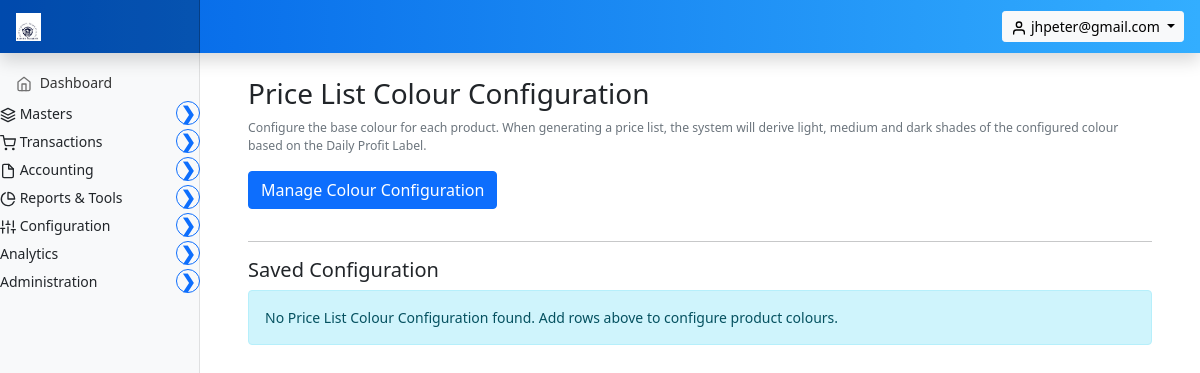
Before: /invoice/configuration/price-list-colour-config (signed in) with the older database file.
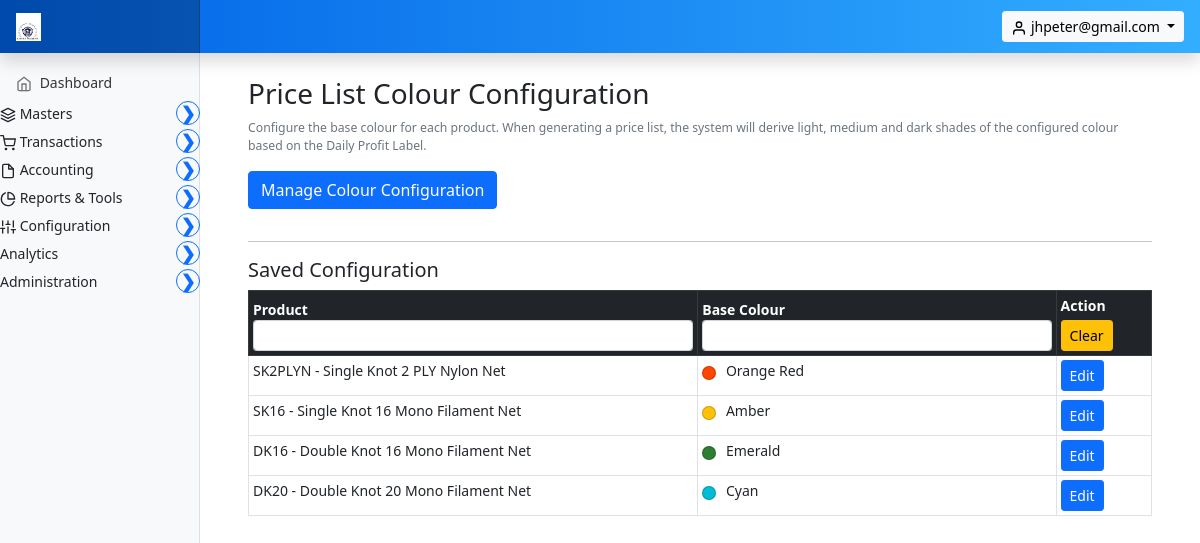
After: the same page with the newer database file.
### marania_invoice_app/models.py (models this page shows, shortened)
class PriceListColourConfiguration(models.Model):
    product = models.OneToOneField(
        Product,
        to_field='code',
        on_delete=models.CASCADE,
        related_name='price_list_colours',
        db_constraint=False,
    )
    base_colour = models.CharField(
        max_length=50,
        help_text="Base colour name, e.g. Green, Blue, Orange"
    )
    created_at = models.DateTimeField(auto_now_add=True)
    updated_at = models.DateTimeField(auto_now=True)
    class Meta:
        verbose_name = "Price List Colour Configuration"
        verbose_name_plural = "Price List Colour Configurations"

class Product(models.Model):
    code = models.CharField(max_length=50, unique=True)
    name = models.CharField(max_length=200)
    display_name = models.CharField(max_length=200, blank=True, null=True)
    hsn = models.CharField(max_length=20, blank=True, null=True)
    material = models.ForeignKey(
        Materials,
        to_field='code',
        on_delete=models.DO_NOTHING,
        related_name='products',
        db_constraint=False,   # ⭐ KEY LINE
        null=True,
        blank=True,
    )
    cgst = models.DecimalField(max_digits=5, decimal_places=2, default=0)
    sgst = models.DecimalField(max_digits=5, decimal_places=2, default=0)
    igst = models.DecimalField(max_digits=5, decimal_places=2, default=0)
    description = models.TextField(blank=True, null=True)
    created_at = models.DateTimeField(auto_now_add=True)
    updated_at = models.DateTimeField(auto_now=True)

### marania_invoice_app/views.py (the view, shortened to what this page needs)
# urls.py: path('configuration/price-list-colour-config', views.price_list_colour_config_view, name='price_list_colour_config'),
@login_required
def price_list_colour_config_view(request):
    context = {
        "configs": PriceListColourConfiguration.objects.select_related("product").all(),
        "products": Product.objects.all().order_by("code"),
    }
    return render(request, "marania_invoice_app/price_list_colour_config.html", context)

### marania_invoice_app/context_processors.py (called while the page is built, shortened)
def _is_user_manager(user):
    if not user.is_authenticated:
        return False
    if user.is_superuser or user.is_staff:
        return True
    profile = getattr(user, "user_profile", None)
    if profile is None:
        return False
    return "user_management" in profile.permitted_module_keys()

def _permitted_module_keys(user):
    if not user.is_authenticated:
        return set()
    if user.is_superuser:
        from .modules import MODULE
        return set(MODULE.values())

def base_context(request):
    from django.conf import settings
    company, _ = CompanySettings.objects.get_or_create(id=1)
    user = request.user
    permitted_keys = _permitted_module_keys(user)
    if user.is_authenticated:
        try:
            request.session["permitted_module_keys"] = sorted(permitted_keys)
        except Exception:
            pass
    is_superuser = user.is_authenticated and user.is_superuser
    is_user_manager = _is_user_manager(user)
    return {
        "config": company,  # exposes company_title, logo, etc.
        "app_settings": company,
        "company": company,
        "is_superuser": is_superuser,
        "is_user_manager": is_user_manager,
        "permitted_module_keys": permitted_keys,
        "DEFAULT_LOGO_URL": "/static/images/marania_eagle_logo.png",
    }

### marania_invoice_app/models.py (called while the page is built)
    @property
    def display_logo_url(self):
        if self.company_logo and hasattr(self.company_logo, "url") and self.company_logo.name:
            try:
                return self.company_logo.url
            except Exception:
                return "/static/images/marania_eagle_logo.png"
        return "/static/images/marania_eagle_logo.png"

### templates/marania_invoice_app/price_list_colour_config.html (shortened to what this page needs)
{% extends 'partials/base.html' %}
{% load static %}
{% block main %}
<main class="col-md-9 ms-sm-auto col-lg-10 px-md-4">
  <div class="container my-4">
    <h3>Price List Colour Configuration</h3>
    <p class="text-muted small">Configure the base colour for each product. When generating a price list, the system will derive light, medium and dark shades of the configured colour based on the Daily Profit Label.</p>
    <button class="btn btn-primary mb-3" type="button"
            data-bs-toggle="collapse"
            data-bs-target="#configForm">
      Manage Colour Configuration
    </button>
    <hr>
    <h5>Saved Configuration</h5>
    {% if configs %}
    <div class="table-responsive">
      <table class="table table-bordered table-hover table-sm" id="config-table">
        <thead class="table-dark">
          <tr>
            <th>Product
              <input type="text" class="form-control form-control-sm text-filter" data-col="0">
            </th>
            <th>Base Colour
              <input type="text" class="form-control form-control-sm text-filter" data-col="1">
            </th>
            <th>
              Action
              <div class="mt-1">
                <button type="button" id="clear-filters" class="btn btn-warning btn-sm">
                  Clear
                </button>
              </div>
            </th>
          </tr>
        </thead>
        <tbody>
          {% for c in configs %}
          <tr>
            <td>{{ c.product.code }}{% if c.product.name %} - {{ c.product.name }}{% endif %}</td>
            <td>
              <span class="colour-swatch saved-swatch" data-colour-name="{{ c.base_colour }}" style="background:{{ c.base_colour|lower }};"></span>
              {{ c.base_colour }}
            </td>
            <td>
              <button type="button"
                      class="btn btn-primary btn-sm load-config"
                      data-product-code="{{ c.product.code }}"
                      data-base-colour="{{ c.base_colour }}">
                Edit
              </button>
            </td>
          </tr>
          {% endfor %}
        </tbody>
      </table>
    </div>
    {% else %}
    <div class="alert alert-info">No Price List Colour Configuration found. Add rows above to configure product colours.</div>
    {% endif %}
  </div>
</main>
{% endblock %}

### templates/partials/base.html (shortened to what this page needs)
{% load static %}
<!doctype html>
<html lang="en">
  <head>
    <link href="{% static 'assets/css/bootstrap.min.css' %}" rel="stylesheet">
    <link href="{% static 'assets/css/dashboard.css' %}" rel="stylesheet">
  </head>
  <body>
<header class="navbar navbar-dark sticky-top"
style="background: linear-gradient(90deg, #0062E6, #33AEFF); flex-wrap: nowrap; padding: 0; box-shadow: 0 0.5rem 1rem rgba(0,0,0,.15);">
  <a class="navbar-brand col-md-3 col-lg-2 me-0 px-3" href="#">
    <img src="{{ config.display_logo_url }}" alt="logo" height="28" class="me-2 d-inline-block align-text-top"
         onerror="this.style.display='none';">
  </a>
  <div class="ms-auto me-3 d-flex align-items-center">
    {% if user.is_authenticated %}
    <div class="dropdown">
      <button class="btn btn-light btn-sm dropdown-toggle" type="button" data-bs-toggle="dropdown" aria-expanded="false">
        <span data-feather="user"></span> {{ user.username }}
      </button>
    </div>
    {% endif %}
  </div>
</header>
<div class="container-fluid">
  <div class="row">
    <nav id="sidebarMenu" class="col-md-3 col-lg-2 d-md-block bg-light sidebar collapse">
      <div class="position-sticky pt-3">
        <ul class="nav flex-column">
          <li class="nav-item">
            <a class="nav-link" href="{% url 'dashboard' %}">
              <span data-feather="home"></span>
              Dashboard
            </a>
          </li>
          {% if 'masters' in permitted_module_keys or is_superuser %}
          <li class="nav-item">
            <div class="d-flex justify-content-between align-items-center mb-1 parent-menu">
              <span>
                <span data-feather="layers"></span>
                Masters
              </span>
              <button class="collapse-btn btn btn-outline-primary btn-sm rounded-circle"
                      type="button"
                      data-bs-toggle="collapse"
                      data-bs-target="#MastersSubmenu"
                      aria-expanded="false"
                      aria-controls="MastersSubmenu">
                <span class="collapse-icon">&#10095;</span>
              </button>
            </div>
          </li>
          {% endif %}
          {% if 'transactions' in permitted_module_keys or is_superuser %}
          <li class="nav-item">
            <div class="d-flex justify-content-between align-items-center mb-1 parent-menu">
              <span>
                <span data-feather="shopping-cart"></span>
                Transactions
              </span>
              <button class="collapse-btn btn btn-outline-primary btn-sm rounded-circle"
                      type="button"
                      data-bs-toggle="collapse"
                      data-bs-target="#TransactionsSubmenu"
                      aria-expanded="false"
                      aria-controls="TransactionsSubmenu">
                <span class="collapse-icon">&#10095;</span>
              </button>
            </div>
          </li>
          {% endif %}
          {% if 'accounting' in permitted_module_keys or is_superuser %}
          <li class="nav-item">
            <div class="d-flex justify-content-between align-items-center mb-1 parent-menu">
              <span>
                <span data-feather="file"></span>
                Accounting
              </span>
              <button class="collapse-btn btn btn-outline-primary btn-sm rounded-circle"
                      type="button"
                      data-bs-toggle="collapse"
                      data-bs-target="#AccountingSubmenu"
                      aria-expanded="false"
                      aria-controls="AccountingSubmenu">
                <span class="collapse-icon">&#10095;</span>
              </button>
            </div>
          </li>
          {% endif %}
          {% if 'reports_tools' in permitted_module_keys or is_superuser %}
          <li class="nav-item">
            <div class="d-flex justify-content-between align-items-center mb-1 parent-menu">
              <span>
                <span data-feather="pie-chart"></span>
                Reports & Tools
              </span>
              <button class="collapse-btn btn btn-outline-primary btn-sm rounded-circle"
                      type="button"
                      data-bs-toggle="collapse"
                      data-bs-target="#ReportsSubmenu"
                      aria-expanded="false"
                      aria-controls="ReportsSubmenu">
                <span class="collapse-icon">&#10095;</span>
              </button>
            </div>
          </li>
          {% endif %}
          {% if 'configuration' in permitted_module_keys or is_superuser %}
          <li class="nav-item">
            <div class="d-flex justify-content-between align-items-center mb-1 parent-menu">
              <span>
                <span data-feather="sliders"></span>
                Configuration
              </span>
              <button class="collapse-btn btn btn-outline-primary btn-sm rounded-circle"
                      type="button"
                      data-bs-toggle="collapse"
                      data-bs-target="#ConfigurationSubmenu"
                      aria-expanded="false"
                      aria-controls="ConfigurationSubmenu">
                <span class="collapse-icon">&#10095;</span>
              </button>
            </div>
          </li>
          {% endif %}
          {% if 'analytics' in permitted_module_keys or is_superuser %}
          <li class="nav-item">
            <div class="d-flex justify-content-between align-items-center mb-1 parent-menu">
              <span>
                Analytics
              </span>
              <button class="collapse-btn btn btn-outline-primary btn-sm rounded-circle"
                      type="button"
                      data-bs-toggle="collapse"
                      data-bs-target="#AnalyticsSubmenu"
                      aria-expanded="false"
                      aria-controls="AnalyticsSubmenu">
                <span class="collapse-icon">&#10095;</span>
              </button>
            </div>
          </li>
          {% endif %}
          {% if 'administration' in permitted_module_keys or 'user_management' in permitted_module_keys or is_superuser %}
          <li class="nav-item">
            <div class="d-flex justify-content-between align-items-center mb-1 parent-menu">
              <span>
                Administration
              </span>
              <button class="collapse-btn btn btn-outline-primary btn-sm rounded-circle"
                      type="button"
                      data-bs-toggle="collapse"
                      data-bs-target="#AdminSubmenu"
                      aria-expanded="false"
                      aria-controls="AdminSubmenu">
                <span class="collapse-icon">&#10095;</span>
              </button>
            </div>
          </li>
          {% endif %}
        </ul>
      </div>
    </nav>
  {% block main %}
  {% endblock %}
  </div>
</div>
  </body>
</html>

### static/assets/css/dashboard.css (style rules this page uses)
body { font-size: .875rem; }
.feather { width: 16px; height: 16px; vertical-align: text-bottom; }
.sidebar { position: fixed; top: 0; bottom: 0; left: 0; z-index: 100; padding: 48px 0 0; box-shadow: inset -1px 0 0 rgba(0, 0, 0, .1); }
.sidebar .nav-link { font-weight: 500; color: #333; }
.sidebar .nav-link .feather { margin-right: 4px; color: #727272; }
.navbar-brand { padding-top: .75rem; padding-bottom: .75rem; font-size: 1rem; background-color: rgba(0, 0, 0, .25); box-shadow: inset -1px 0 0 rgba(0, 0, 0, .25); }

### templates/partials/base.html (style rules this page uses)
.collapse-icon { transition: transform 0.3s ease; display: inline-block; font-size: 18px; font-weight: bold; line-height: 1; }
.collapse-btn { width: 24px; height: 24px; display: flex; align-items: center; justify-content: center; padding: 0; font-size: 16px; font-weight: bold; transition: all 0.3s ease; }

### templates/marania_invoice_app/price_list_colour_config.html (style rules this page uses)
.colour-swatch { display: inline-block; width: 14px; height: 14px; border-radius: 50%; vertical-align: middle; margin-right: 6px; border: 1px solid rgba(0,0,0,0.2); flex-shrink: 0; }

Changed rows visible on the page:
added PriceListColourConfiguration: product.code "SK2PLYN", product.name "Single Knot 2 PLY Nylon Net", base_colour "Orange Red"
added PriceListColourConfiguration: product.code "SK16", product.name "Single Knot 16 Mono Filament Net", base_colour "Amber"
added PriceListColourConfiguration: product.code "DK16", product.name "Double Knot 16 Mono Filament Net", base_colour "Emerald"
added PriceListColourConfiguration: product.code "DK20", product.name "Double Knot 20 Mono Filament Net", base_colour "Cyan"
Other visible differences:
text no longer shown: "No Price List Colour Configuration found. Add rows above to configure product colours."
text now shown: "Product Base Colour Action Clear"
